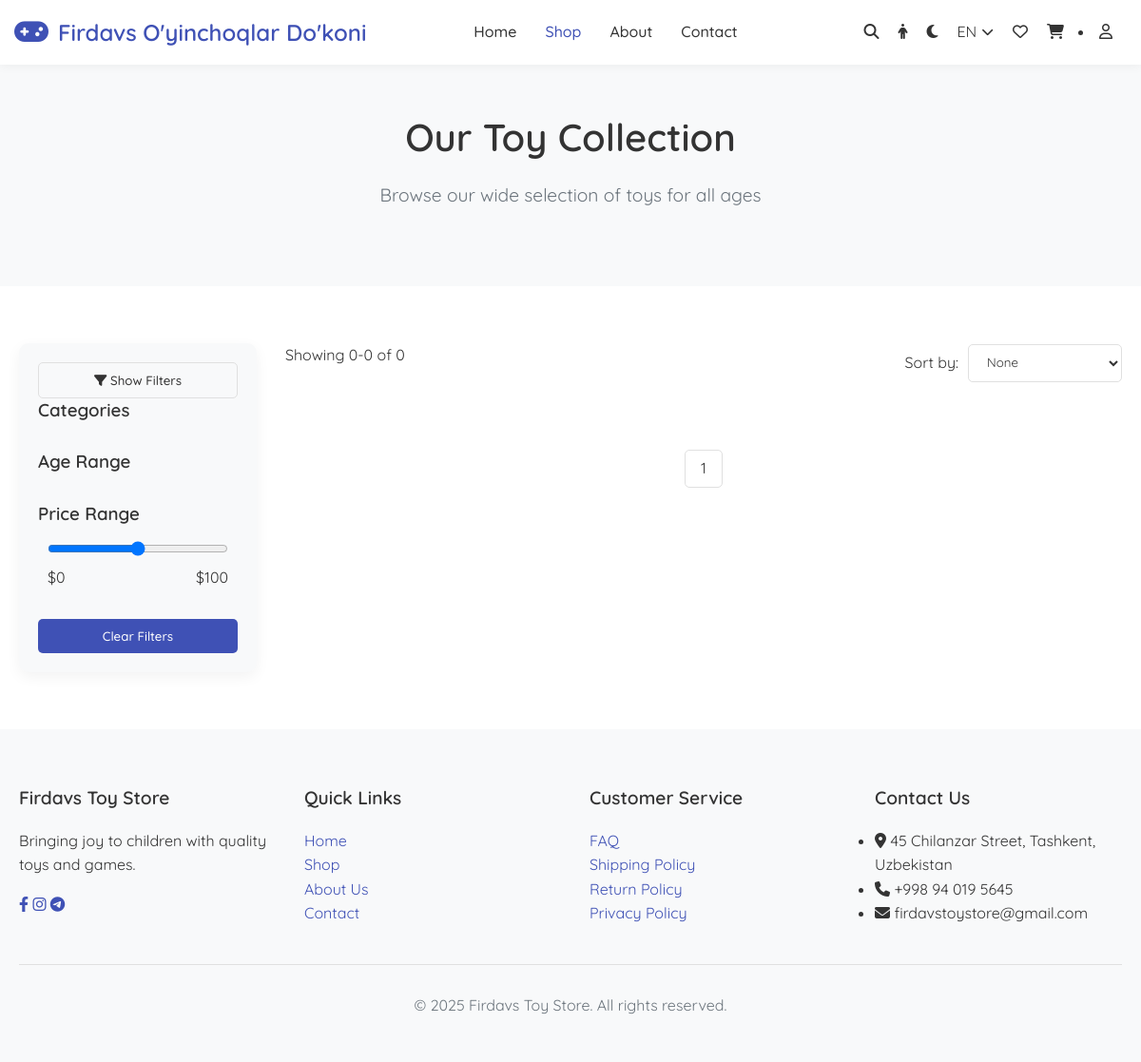
Page /uz/products/shop/ on the earlier database version.
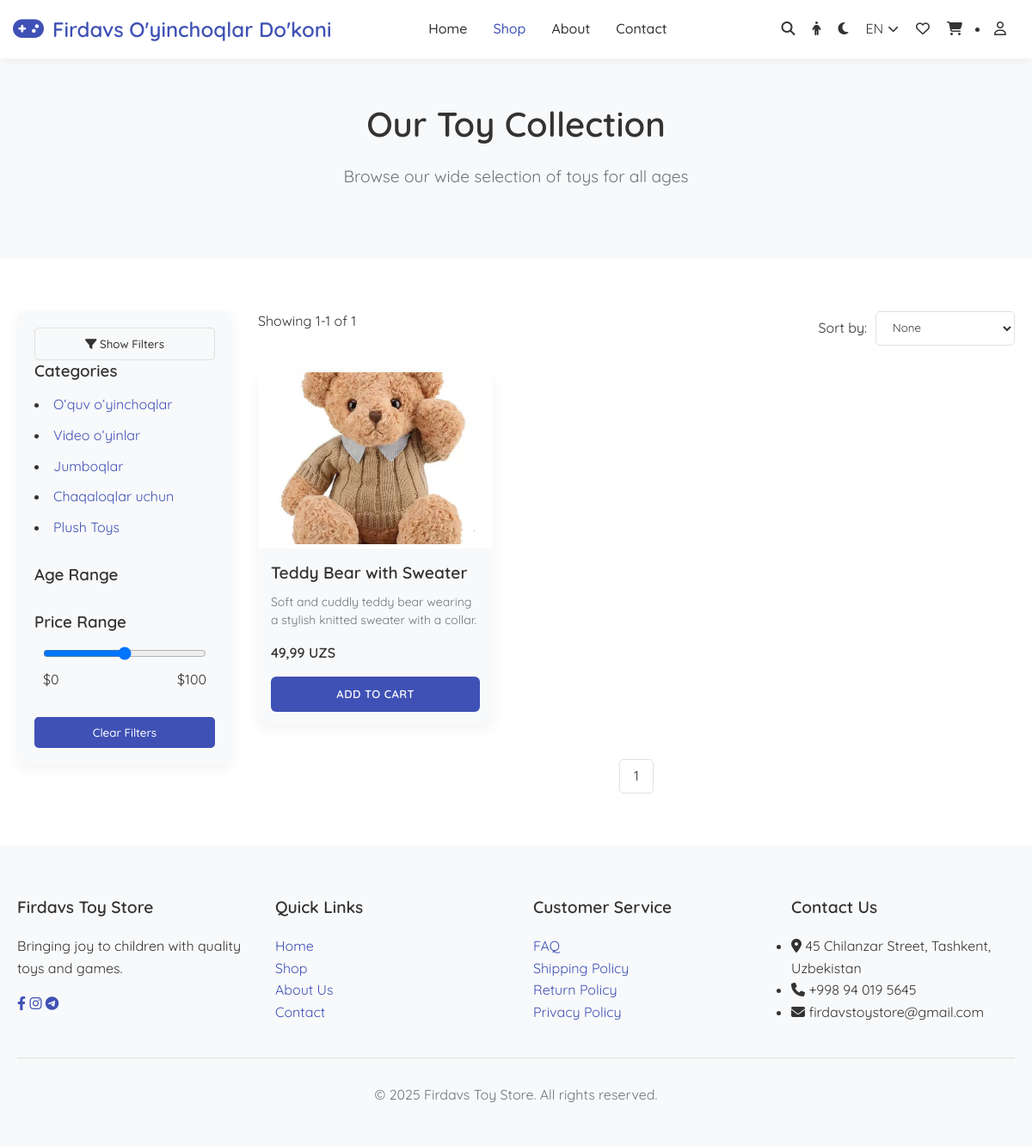
Same page on the later database version.
### products/models.py (models this page shows, shortened)
class CategoryModel(models.Model):
    name = models.CharField(max_length=255, verbose_name=_("name"))
    class Meta:
        verbose_name = _("Category")
        verbose_name_plural = _("Categories")

class ProductModel(models.Model):
    name = models.CharField(max_length=255, verbose_name=_("name"))
    price = models.IntegerField(default=0, verbose_name=_("price"))
    discount = models.IntegerField(default=0, verbose_name=_("discount"))
    category = models.ForeignKey(CategoryModel, on_delete=models.CASCADE, related_name='products',
                                 verbose_name=_("category"))
    color = models.ManyToManyField(ColorModel, related_name='products', verbose_name=_("color"))
    short_description = models.TextField(verbose_name=_("short_description"))
    long_description = models.TextField(verbose_name=_("long_description"))
    image = models.ImageField(upload_to='products/', verbose_name=_("image"))
    is_available = models.BooleanField(default=True, verbose_name=_("is_available"))
    agerange = models.ManyToManyField(AgeModel, related_name='products', verbose_name=("age_range"))
    wishlist = models.ManyToManyField(
        User,
        related_name='wishlist',
        verbose_name=_("wishlist"),
        null=True,
        blank=True,
    )
    cart = models.ManyToManyField(
        User,
        related_name='cart',
        verbose_name=_("cart"),
         null=True,
        blank=True,
    )
    created_at = models.DateTimeField(auto_now_add=True, verbose_name=_("created_at"))
    class Meta:
        verbose_name = _('Product')
        verbose_name_plural = _('Products')
    def get_price(self):
        if self.discount:
            return self.price - (self.price * self.discount / 100)
        return self.price
    def is_discounted(self):
        return self.discount > 0

### products/views.py (the view, shortened to what this page needs)
# urls.py: path('shop/', ProductListView.as_view(), name='shop'),
class ProductListView(ListView):
    model = ProductModel
    template_name = 'shop.html'
    context_object_name = 'products'
    paginate_by = 1
    def get_context_data(self, **kwargs):
        context = super().get_context_data(**kwargs)
        context['discounts'] = ProductModel.objects.order_by('-discount')[:3]
        context['banners'] = BannerModel.objects.filter(is_active=True)[:3]
        context['categories'] = CategoryModel.objects.all()
        context['selected_categories'] = self.request.GET.getlist('category')
        context['age_ranges'] = AgeModel.objects.all()
        context['selected_age_ranges'] = self.request.GET.getlist('age_ranges')
        return context
    def get_queryset(self):
        qs = ProductModel.objects.all()
        q = self.request.GET.get('q')
        if q:
            qs = qs.filter(name__icontains=q)
        cat = self.request.GET.get('cat')
        if cat:
            qs = qs.filter(category__id=cat)
        sort = self.request.GET.get('sort')
        age_ranges = self.request.GET.get('age_ranges')
        if age_ranges:
            qs = qs.filter(agerange__id=age_ranges)
        min_price = self.request.GET.get('min_price')
        max_price = self.request.GET.get('max_price')
        if min_price and max_price:
            qs = qs.filter(price__gte=min_price, price__lte=max_price)
        sort = self.request.GET.get('sort')
        if sort == 'price_low':
            qs = qs.order_by('price')
        elif sort == 'price_high':
            qs = qs.order_by('-price')
        elif sort == '-pk':
            qs = qs.order_by('-pk')
        return qs

### products/templatetags/mytags.py (called while the page is built)
@register.simple_tag
def get_heart_icon(request, product):
    return "fas fa-heart" if request.user in product.wishlist.all() else "far fa-heart"

### templates/shop.html (shortened to what the changed rows need)
{% extends 'layouts/base.html' %}
{% load static %}
{% load mytags %}
 {% block content %}
<section class="hero" style="padding: 50px 0">
  <div class="container">
    <h1 class="hero-title">Our Toy Collection</h1>
  </div>
</section>
<section class="section">
  <div class="container">
    <div class="shop-layout">
      <div class="shop-sidebar">
        <div class="filter-content" id="filterContent">
          <div class="filter-section" style="margin-bottom: 30px">
            {% for category in categories %}
            <li style="margin-bottom: 10px">
              <a {% if request.GET.cat == category.pk|stringformat:'i' %} class="a-active"{% endif %} onclick="addUrlParameter('cat', '{{category.pk}}')"> {{ category.name }}</a>
            </li>
            {% endfor %}
          </div>
        </div>
      </div>
      <div class="shop-products">
        <div
          class="shop-header"
          style="
            display: flex;
            justify-content: space-between;
            align-items: center;
            margin-bottom: 30px;
          "
        >
          <div>
            <p>Showing {{ page_obj.start_index }}-{{ page_obj.end_index }} of {{ page_obj.paginator.count }}</p>
          </div>
        </div>
        <div class="product-grid">
          {% for product in products %}
          <div class="product-card {% if product.is_discounted %}on-sale{% endif %}">
            <div class="card-image-container">
              <img
                src="{{ product.image.url }}"
                alt="{{ product.name }}"
                class="card-img"
              />
            </div>
            <div class="card-content">
              <h3 class="card-title">{{product.name}}</h3>
              <p class="card-description">{{product.short_description}}</p>
              <div class="price-section">
                {% if product.is_discounted %}
                  <div class="price-display">
                    <span class="current-price">{{ product.get_price }} UZS</span>
                    <span class="original-price">{{ product.price }} UZS</span>
                  </div>
                {% else %}
                  <div class="price-display">
                    <span class="regular-price">{{ product.get_price }} UZS</span>
                  </div>
                {% endif %}
              </div>
              <a
                href="{% url 'products:cart-create' pk=product.pk %}?next={{ request.path }}?{{ request.GET.urlencode }}"
                class="quick-add-btn"
              >
                Add to Cart
              </a>
            </div>
          </div>
          {% endfor %}
        </div>
        <div style="display: flex; justify-content: center; margin-top: 40px">
            {% for page in page_obj.paginator.page_range %}
            <a class="page-link {% if page == page_obj.number %}active{% endif %}"
               onclick="addUrlParameter('page', '{{page}}')"
               style="width: 40px; height: 40px; display: flex; align-items: center; justify-content: center; border-radius: 5px; border: 1px solid var(--border-color); text-decoration: none; color: var(--text-color);">
              {{ page }}
            </a>
            {% endfor %}
        </div>
      </div>
    </div>
  </div>
</section>
{% endblock %}

Differences in the rows shown:
added CategoryModel: name "O‘quv o‘yinchoqlar"
added CategoryModel: name "Video o‘yinlar"
added CategoryModel: name "Jumboqlar"
added CategoryModel: name "Chaqaloqlar uchun"
added CategoryModel: name "Plush Toys"
added ProductModel: image (picture), name "Teddy Bear with Sweater", short_description "Soft and cuddly teddy bear wearing a stylish knitted sweater with a collar.", get_price "49,99"
Other differences:
{{ page_obj.start_index }}: "0" → "1"
{{ page_obj.end_index }}: "0" → "1"
{{ page_obj.paginator.count }}: "0" → "1"
